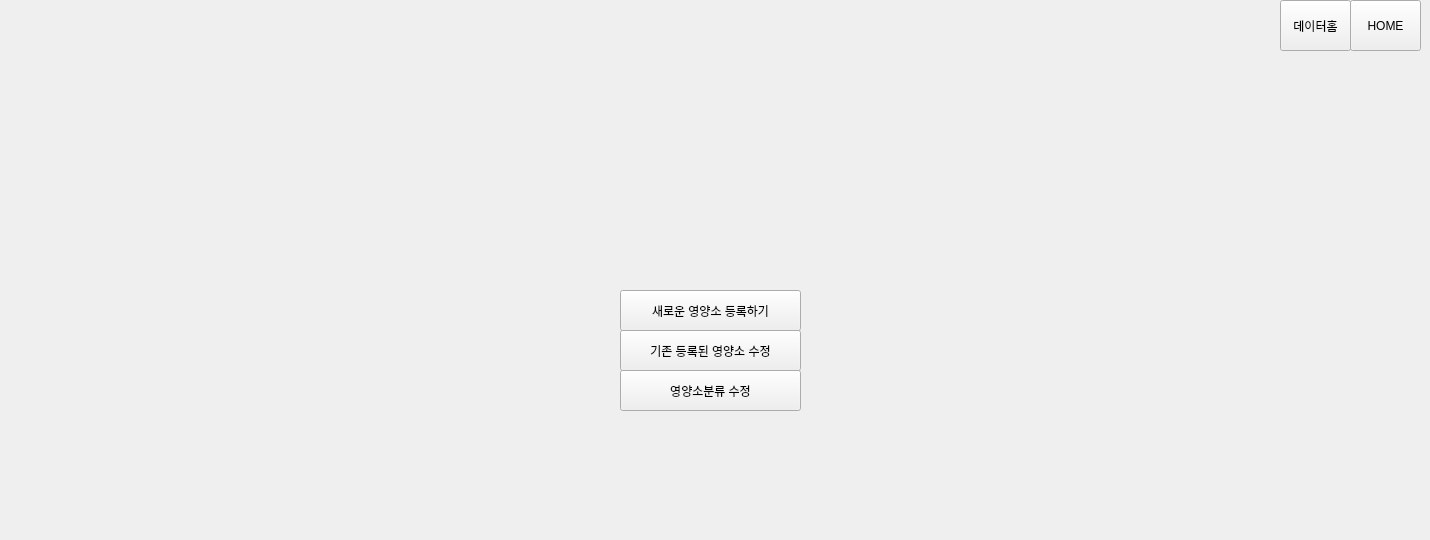
      <widget class="QWidget" name="page_data_nut_1_20">
       <widget class="QWidget" name="widget_20" native="true">
        <property name="geometry">
         <rect>
          <x>360</x>
          <y>90</y>
          <width>701</width>
          <height>441</height>
         </rect>
        </property>
        <widget class="QPushButton" name="btn_edit_existing_nut_20">
         <property name="geometry">
          <rect>
           <x>260</x>
           <y>240</y>
           <width>181</width>
           <height>41</height>
          </rect>
         </property>
         <property name="text">
          <string>기존 등록된 영양소 수정</string>
         </property>
        </widget>
        <widget class="QPushButton" name="btn_register_new_nut_20">
         <property name="geometry">
          <rect>
           <x>260</x>
           <y>200</y>
           <width>181</width>
           <height>41</height>
          </rect>
         </property>
         <property name="text">
          <string>새로운 영양소 등록하기</string>
         </property>
        </widget>
        <widget class="QPushButton" name="btn_edit_nut_category_20">
         <property name="geometry">
          <rect>
           <x>260</x>
           <y>280</y>
           <width>181</width>
           <height>41</height>
          </rect>
         </property>
         <property name="text">
          <string>영양소분류 수정</string>
         </property>
        </widget>
       </widget>
       <widget class="QWidget" name="widget_45" native="true">
        <property name="geometry">
         <rect>
          <x>1280</x>
          <y>0</y>
          <width>141</width>
          <height>51</height>
         </rect>
        </property>
        <widget class="QPushButton" name="btn_home_20">
         <property name="geometry">
          <rect>
           <x>70</x>
           <y>0</y>
           <width>71</width>
           <height>51</height>
          </rect>
         </property>
         <property name="text">
          <string>HOME</string>
         </property>
        </widget>
        <widget class="QPushButton" name="btn_data_home_20">
         <property name="geometry">
          <rect>
           <x>0</x>
           <y>0</y>
           <width>71</width>
           <height>51</height>
          </rect>
         </property>
         <property name="text">
          <string>데이터홈</string>
         </property>
        </widget>
       </widget>
      </widget>
